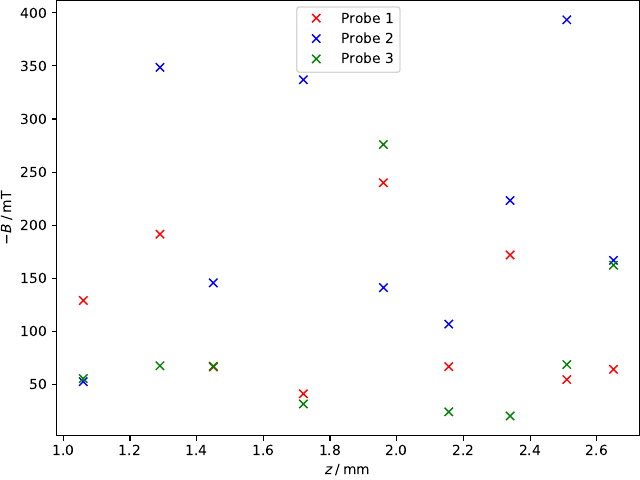

Source code (Python):
import matplotlib.pyplot as plt
from scipy.optimize import curve_fit
import numpy as np
import uncertainties.unumpy as unp
from uncertainties.umath import sqrt
from uncertainties import ufloat
import math
l, w1, w2, w3 = np.genfromtxt('winkel.txt', unpack=True)
l=l**2
#def f(x, m,b):
#    return m*1/x+b
#params, cov = curve_fit(f, t, a)
#m= params[0]
#b=params[1]
#dm = np.sqrt(cov[0][0])
#db = np.sqrt(cov[1][1])
#x=np.linspace(70, 300, 1000)

plt.plot(l, w1, 'rx', label='Probe 1')
plt.plot(l, w2, 'bx', label='Probe 2')
plt.plot(l, w3, 'gx', label='Probe 3')
#plt.plot(1/x, f(x, m, b), 'g-', label='Ausgleichsgerade')

plt.xlabel(r"$z \:/\: \mathrm{mm}$")
plt.ylabel(r"$-B \:/\: \mathrm{mT}$")
#plt.ylim(6.5, 17)

# print('Parameter: ', params, '\nFehler: ', np.sqrt(np.diag(cov)))
plt.legend(loc='best')
plt.tight_layout(pad=0, h_pad=1.08, w_pad=1.08)
plt.savefig('winkel.pdf')
